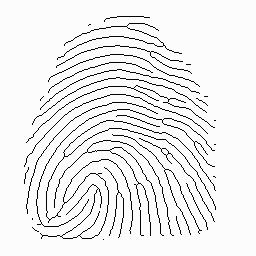
#> input picture matcher/skel-fp-2.jpg, 256 x 256 px
$ python debug.py
#> lines starting #> are read from the running program, lines starting #| are printed output that depends on the picture; after the words box and inside, x2 and y2 are one past the last pixel; in counts of white or black regions, pixels touching at a corner belong together
### extractor/binarizer.py
import cv2
import numpy as np

class Binarizer(object):

    @staticmethod
    def binarize(image):
        # convert float64 to uint8
        # uint8Img = image.astype(np.uint8)
        # outputImg8U = cv2.convertScaleAbs(image, alpha=(255.0 / 65535.0))
        # cv2.imshow("convert float64", outputImg8U)
        # blur image
        blurImg = cv2.GaussianBlur(image, (5, 5), 0)
        # cv2.imshow("blurred", outputImg8U)
        # binarize image
        # binarizedInvertImg = 255 - blurImg[:]
        # cv2.imshow("inverrt", binarizedInvertImg)
        retVal, binarizedImg = cv2.threshold(blurImg, 0, 255, cv2.THRESH_BINARY + cv2.THRESH_OTSU)
        # cv2.imshow("binarized", binarizedImg)

        return binarizedImg

### extractor/skeletonizer.py
import cv2
import numpy as np

from skimage.morphology import skeletonize

class Skeletonizer(object):
    @staticmethod
    def skeletonize(img):
        kernel = np.ones((1, 1), np.uint8)
        opening = cv2.morphologyEx(img, cv2.MORPH_OPEN, kernel)
        blur = cv2.GaussianBlur(opening, (1, 1), 0)
        ret3, th4 = cv2.threshold(blur, 0, 255, cv2.THRESH_BINARY + cv2.THRESH_OTSU)
        th4[th4 == 255] = 1
        skel = skeletonize(th4)

        skel2 = np.ones(skel.shape, np.uint8)
        w, h = skel.shape
        for i in range(w):
            for j in range(h):
                if (skel[i][j]):
                    skel2[i][j] = 0
                else:
                    skel2[i][j] = 255

        return skel2

### extractor/mn_extractor.py
import cv2
import math
from minutiae.minutiae import Minutiae
from minutiae.minutiae import MType
from minutiae.point2f import Point2f

class MnExtractor(object):
    @staticmethod
    def getNeighbours(x, y, image):
        #Return 8-neighbours of image point P1(x,y) in a clockwise order
        img = image
        x_1, y_1, x1, y1 = x - 1, y - 1, x + 1, y + 1
        return [ img[x_1][y_1], img[x_1][y], img[x_1][y1], img[x][y1], img[x1][y1],  #P1,P2,P3,P4,P5
                img[x1][y], img[x1][y_1], img[x][y_1]]  # P6,P7,P8

    @staticmethod
    def getCrossingNumber1(neighbours):
        n = neighbours + neighbours[0:1]
        return sum((n1, n2) == (255, 0) for n1, n2 in zip(n, n[1:]))  # (P1,P2), (P2,P3), ... , (P7,P8), (P8,P1)

    @staticmethod
    def getCrossingNumber2(neighbours):
        n = neighbours + neighbours[0:1]
        return 0.5 * sum(abs(n1//255-n2//255) for n1, n2 in zip(n, n[1:]))  # (P1,P2), (P2,P3), ... , (P7,P8), (P8,P1)

    @staticmethod
    def extract(skeletonedImg):
        mnSet = []
        # mnEndPoint = []
        # mnBifurc = []
        imgTemp = skeletonedImg.copy()
        rows, cols = imgTemp.shape
        margin = 15
        for x in range(margin, rows - margin):  # for each pixels (except the borders)
            for y in range(margin, cols - margin):
                if skeletonedImg[x, y] == 0:
                    P1, P2, P3, P4, P5, P6, P7, P8 = neighbours = MnExtractor.getNeighbours(x, y, skeletonedImg)  # get neighbours
                    P9 = P1

                    cn = MnExtractor.getCrossingNumber1(neighbours)
                    cn2 = MnExtractor.getCrossingNumber2(neighbours)

                    if(cn == 1 and cn2 == 1.0):
                        mnSet.append(Minutiae(Point2f(y,x), MType.ENDPOINT))
                    elif(cn >= 3 and cn2 >= 3.0):
                        mnSet.append(Minutiae(Point2f(y,x), MType.BIFURCATION))

        # [31 lines of commented-out code are left out]

        return mnSet

### minutiae/point2f.py
import math

class Point2f:
    def __init__(self, x, y):
        self.x = x
        self.y = y

    def getDistance(self, o):
        d = math.sqrt((o.x - self.x)**2 + (o.y - self.y)**2)
        return float("{0:.6f}".format(d))

    def __str__(self):
        return "({:3d}, {:3d})".format(self.x, self.y)

### matcher/mn_matcher.py
import cv2
import numpy as np
from minutiae.point2f import Point2f

class PointPair(object):
    def __init__(self, p, q):
        self.p = p
        self.q = q
        self.d = None
        self.a = None

    def calEuclidDist(self):
        self.d = self.p.pos.getDistance(self.q.pos)

    def calAngle(self):
        ang2 = np.arctan2(self.p.pos.y, self.p.pos.x)
        ang1 = np.arctan2(self.q.pos.y, self.q.pos.x)
        self.a = np.rad2deg((ang1 - ang2) % (2 * np.pi))

    def __eq__(self, o: object) -> bool:
        return self.d == o.d

    def __lt__(self, other):
        return self.d < other.d

    def __str__(self):
        return "({}, {})\t\t{:.6f}\t\t{:.6f}".format(self.p, self.q, self.d, self.a)


class MnMatcher(object):
    def __calEuclidDistForSet(self, forSet):
        d = []
        n = len(forSet)
        for i in range(n):
            for j in range(i + 1, n):
                pair = PointPair(forSet[i], forSet[j])
                pair.calEuclidDist()
                pair.calAngle()
                d.append(pair)
        return d


    def __calEuclidDist(self, mnSet1, mnSet2):
        # [16 lines of commented-out code are left out]
        distSet1 = self.__calEuclidDistForSet(mnSet1)
        distSet2 = self.__calEuclidDistForSet(mnSet2)

        # 2. sort ascending order by distance
        distSet1 = sorted(distSet1)
        distSet2 = sorted(distSet2)

        return distSet1, distSet2

    def __recordMatchPoints(self, d1, d2):
        m, n = len(d1), len(d2)
        i, j = 1, 1
        matchedSet = []
        while True:
            if i == m or j == n:
                break

            if d1[i] == d2[j]:
                matchedSet.append((d1[i], d2[j]))
                i += 1
            elif d1[i] > d2[j]:
                j += 1
            elif d1[i] < d2[j]:
                i += 1

        return matchedSet

    # [6 lines left out: function __computeCongruent, not called in this run]

    def __calAngle(self, p1, p2):
        ang2 = np.arctan2(p1.y, p1.x)
        ang1 = np.arctan2(p2.y, p2.x)
        return np.rad2deg((ang1 - ang2) % (2 * np.pi))

    # [4 lines left out: function angle_between, not called in this run]
        # return np.rad2deg((ang1 - ang2) % (2 * np.pi))

    def match(self, mnSet1, mnSet2):


        # 1. calculate the Euclidean distance
        #       distSet: [ PointPair ]
        distSet1, distSet2 = self.__calEuclidDist(mnSet1, mnSet2)

        # 2. record the matched points
        #       matchedSet: [ tuple(distSet) ]
        matchedSet = self.__recordMatchPoints(distSet1, distSet2)

        # 3. select a pair of matched points
        c = 0

        for m in matchedSet:
            # A ======
            a1 = Point2f(m[0].p.pos.x, m[0].p.pos.y)
            a2 = Point2f(m[1].p.pos.x, m[1].p.pos.y)
            aDist = a1.getDistance(a2)
            aAngle = self.__calAngle(a1, a2)

            # B ======
            b1 = Point2f(m[0].q.pos.x, m[0].q.pos.y)
            b2 = Point2f(m[1].q.pos.x, m[1].q.pos.y)
            bDist = b1.getDistance(b2)
            bAngle = self.__calAngle(b1, b2)


            if aDist == 0 and bDist == 0:
                distRatio = 1
            else:
                dists = [aDist, bDist]
                distRatio = min(dists) / max(dists)
            # [18 lines of commented-out code are left out]

            if distRatio > 0.6:
                c += 1

            if c < 0:
                print("p: {}\nq: {}".format(m[0], m[1]))
                print("\tA: ", end='')
                print(a1, a2, aDist, aAngle)
                print("\tB: ", end='')
                print(b1, b2, bDist, bAngle)
                print("\tDistance Ratio: ", distRatio)
                # print("\tAngle Ratio: ", angleRatio)
                # print("\tRatio: ", ratio)
                print('-----------------------------------'*2)

        # print()
        # print("======"*10)

        lenDists = [len(distSet1), len(distSet2)]
        matches = [len(matchedSet), c]
        matchRatio = min(matches) / max(matches)
        sizeRatio = min(lenDists) / max(lenDists)
        # [7 lines of commented-out code are left out]

        ans1 = sizeRatio * (len(distSet1) + len(distSet2))
        ans2 = matchRatio * (len(matchedSet) + c)
        res = (ans1 + ans2) / (len(distSet1) + len(distSet2) + len(matchedSet) + c)


        if sizeRatio > 0.6:
            multiplier = 1.0
        else:
            multiplier = 0.3

        # [8 lines of commented-out code are left out]
        return matchRatio * multiplier

### minutiae/minutiae.py
from enum import Enum


class MType(Enum):
    UNKNOWN = 0
    ENDPOINT = 1
    BIFURCATION = 2


class Minutiae:
    def __init__(self, posVal, typeVal = MType.UNKNOWN):
        self.pos = posVal       # Point2f
        self.type = typeVal     # MType

    def __str__(self):
        return "{}".format(self.pos)

    def getPos(self):
        return self.pos

    def getType(self):
        return self.type

    def getXY(self):
        return (self.pos.x, self.pos.y)

    def getYX(self):
        return (self.pos.y, self.pos.x)

### matcher/debug.py
import math
import cv2
import numpy as np
from PIL import Image
from minutiae.minutiae import Minutiae, MType
from minutiae.point2f import Point2f
from matcher. mn_matcher import MnMatcher
import random as rand
from datetime import datetime
from extractor.binarizer import Binarizer
from extractor.skeletonizer import Skeletonizer
from utils.image_enhance import image_enhance
from segmentator.segmentation import segment_image
from extractor.mn_extractor import MnExtractor


def rotatePoint(centerPoint, point, angle):
    """Rotates a point around another centerPoint. Angle is in degrees.
    Rotation is counter-clockwise"""
    angle = math.radians(angle)
    r = (point[0] - centerPoint[0],
         point[1] - centerPoint[1])
    r = (r[0] * math.cos(angle) - r[1] * math.sin(angle),
         r[0] * math.sin(angle) + r[1] * math.cos(angle))
    r = (r[0] + centerPoint[0],
         r[1] + centerPoint[1])
    return r

if __name__ == '__main__':
    startTime = datetime.now()

    s1 = [
        (55, 13),
        (159, 14),
        (121, 15),
        (80, 19),
        (238, 19),
        (90, 22),
        (232, 25),
        (238, 25),
        (90, 26),
        (68, 30),
        (239, 30),
        (138, 32),
        (160, 40),
        (62, 42),
        (55, 44),
        (68, 45),
        (258, 45),
        (69, 51),
        (147, 53),
        (207, 54),
        (267, 63),
        (39, 70),
        (39, 71),
        (165, 71),
        (268, 73),
        (42, 74),
        (50, 75),
        (42, 76),
        (90, 81),
        (268, 86),
        (48, 90),
        (44, 91),
        (44, 93),
        (25, 96),
        (268, 97),
        (38, 99),
        (47, 99),
        (53, 99),
        (127, 103),
        (37, 106),
        (131, 108),
        (268, 109),
        (38, 120),
        (268, 125),
        (74, 131),
        (227, 131),
        (237, 131),
        (46, 133),
        (268, 136),
        (36, 149),
        (268, 150),
        (41, 154),
        (193, 154),
        (268, 160),
        (43, 165),
        (268, 171),
        (96, 175),
        (103, 175),
        (113, 176),
        (194, 176),
        (41, 178),
        (145, 181),
        (38, 183),
        (268, 183),
        (88, 185),
        (90, 185),
        (95, 186),
        (112, 187),
        (37, 188),
        (169, 188),
        (174, 188),
        (25, 192),
        (107, 192),
        (253, 192),
        (44, 194),
        (262, 194),
        (92, 197),
        (98, 197),
        (172, 199),
        (164, 200),
        (258, 203),
        (46, 204),
        (190, 211),
        (91, 213),
        (196, 214),
        (92, 215),
        (144, 215),
        (90, 216),
        (46, 218),
        (258, 218),
        (112, 220),
        (82, 221),
        (132, 221),
        (138, 222),
        (132, 223),
        (138, 223),
        (49, 224),
        (166, 224),
        (257, 230),
        (51, 234),
        (175, 236),
        (180, 237),
        (31, 238),
        (148, 238),
        (252, 238),
        (48, 239),
        (74, 241),
        (154, 245),
        (55, 246),
        (153, 246),
        (160, 246),
        (247, 246),
        (155, 247),
        (239, 250),
        (167, 251),
        (142, 252),
        (165, 252),
        (63, 253),
        (229, 255),
        (222, 256),
        (238, 256),
        (159, 257),
        (236, 261),
        (236, 262),
        (71, 263),
        (139, 266),
        (67, 267),
        (159, 267),
        (67, 268),
        (156, 268),
        (231, 269),
        (232, 269),
        (145, 270),
        (73, 271),
        (184, 271),
        (205, 271),
        (225, 271),
        (227, 271),
        (237, 271),
        (156, 273),
        (217, 275),
        (152, 276),
        (200, 277),
        (82, 278),
        (89, 281),
        (99, 281),
        (106, 281),
        (117, 282),
        (138, 282),
        (171, 282),
        (194, 282),
        (184, 283),
        (147, 284),
        (164, 285),
        (55, 287),
        (60, 287),
    ]
    s2 = [
        (170, 15),
        (189, 24),
        (195, 24),
        (219, 36),
        (228, 39),
        (101, 47),
        (232, 49),
        (117, 54),
        (53, 56),
        (171, 58),
        (236, 62),
        (113, 72),
        (239, 72),
        (29, 80),
        (33, 81),
        (137, 83),
        (243, 85),
        (38, 93),
        (31, 94),
        (39, 97),
        (28, 98),
        (246, 98),
        (250, 110),
        (69, 113),
        (16, 116),
        (17, 117),
        (252, 120),
        (228, 121),
        (214, 122),
        (108, 125),
        (116, 125),
        (26, 131),
        (28, 131),
        (256, 132),
        (29, 139),
        (21, 142),
        (24, 142),
        (34, 143),
        (260, 143),
        (20, 145),
        (30, 149),
        (259, 151),
        (186, 154),
        (69, 156),
        (25, 158),
        (25, 159),
        (250, 167),
        (265, 176),
        (195, 178),
        (31, 179),
        (99, 183),
        (265, 186),
        (38, 191),
        (95, 192),
        (150, 195),
        (268, 199),
        (38, 203),
        (115, 203),
        (99, 210),
        (105, 210),
        (115, 211),
        (199, 211),
        (132, 212),
        (118, 215),
        (207, 215),
        (130, 216),
        (46, 217),
        (106, 219),
        (111, 220),
        (105, 221),
        (46, 222),
        (268, 223),
        (44, 224),
        (156, 232),
        (181, 232),
        (191, 234),
        (107, 235),
        (157, 235),
        (259, 235),
        (49, 240),
        (286, 240),
        (168, 241),
        (259, 241),
        (191, 243),
        (153, 244),
        (259, 244),
        (271, 244),
        (268, 245),
        (98, 246),
        (102, 247),
        (126, 248),
        (259, 250),
        (96, 251),
        (102, 252),
        (251, 253),
        (53, 254),
        (244, 255),
        (95, 257),
        (99, 258),
        (185, 258),
        (98, 263),
        (208, 264),
        (94, 270),
        (185, 270),
        (57, 271),
        (72, 271),
        (165, 271),
        (91, 279),
        (164, 280),
        (85, 281),
        (164, 283),
        (172, 284),
        (183, 285),
        (98, 295),
        (99, 297),
    ]


    mnSet1 = []
    for mn in s1:
        mnSet1.append(Minutiae(Point2f(mn[0], mn[1])))

    mnSet2 = []
    keyPoint2 = []
    original_img = cv2.imread("skel-fp-2.jpg", cv2.IMREAD_GRAYSCALE)
#> original_img is the input picture: shape (256, 256); min 0, max 255, mean 235.8
    original_img = Binarizer.binarize(original_img)
#> in binarize, `blurImg = cv2.GaussianBlur(image, (5, 5), 0)`:
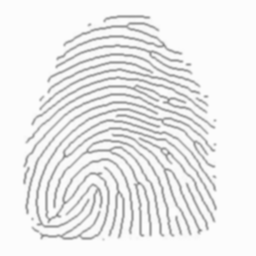
#> blurImg: shape (256, 256); min 139, max 253, mean 235.8
#> in binarize, `retVal, binarizedImg = cv2.threshold(blurImg, 0, 255, cv2.THRESH_BINAR..`:
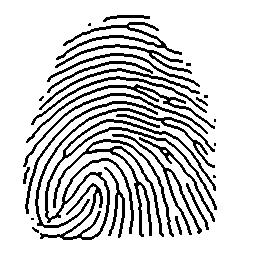
#> binarizedImg: shape (256, 256); 81.6% white; black in thin lines or dots, all inside (x1, y1, x2, y2) = (23, 15, 217, 240)
#> in binarize, `retVal, binarizedImg = cv2.threshold(blurImg, 0, 255, cv2.THRESH_BINAR..`: retVal = 215
    original_img = Skeletonizer.skeletonize(original_img)
#> in skeletonize, `ret3, th4 = cv2.threshold(blur, 0, 255, cv2.THRESH_BINARY + cv2.THRESH..`: ret3 = 0
#> in skeletonize, `skel = skeletonize(th4)`:
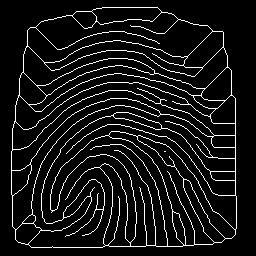
#> skel: shape (256, 256) bool; 8.3% white in thin lines or dots, all inside (x1, y1, x2, y2) = (11, 7, 237, 248)
    mnSet2 = MnExtractor.extract(original_img)
#> the loop in extract, `for x in range(margin, rows - margin):` made 226 passes

    # [5 lines of commented-out code are left out]

    mnMatcher = MnMatcher()
    mnMatcher.match(mnSet1, mnSet2)
    print((datetime.now() - startTime))


'''
if __name__ == '__main__':

    # original_img = cv2.imread("original.png", cv2.IMREAD_GRAYSCALE)  # load image from file
    #
    # input_img = cv2.imread("input-2.png", cv2.IMREAD_GRAYSCALE)  # load image from file
    #
    # startTime = datetime.now()
    #
    # input_img = Binarizer.binarize(input_img)
    # input_img = Skeletonizer.skeletonize(input_img)
    #
    #
    # skel_fp_input = cv2.imread("../asset/skel-fp-input.png", cv2.IMREAD_GRAYSCALE)  # load image from file
    #
    #
    # mnSet1 = MnExtractor.extract(original_img)
    # mnSet2 = MnExtractor.extract(input_img)
    # print((datetime.now() - startTime).total_seconds())


    # cv2.imshow("skel_Img", input_img)
    # cv2.waitKey()
    # cv2.destroyAllWindows()

        # startTime = datetime.now()
    #
    # # start random points
    # w, h = 600, 600
    # n = 400
    #
    # mnSet1 = []
    # mTypes = [MType.ENDPOINT, MType.BIFURCATION]
    # for i in range(n):
    #     x = rand.randint(100, w - 100)
    #     y = rand.randint(100, h - 100)
    #
    #     posVal = Point2f(x, y)
    #     mType = mTypes[rand.randint(0, 1)]
    #
    #     mnSet1.append(Minutiae(posVal, mType))
    #
    # mnSet2 = []
    # centerPoint = (w/2, h/2)
    # for i in range(n):
    #     # point = (mnSet1[i].pos.x, mnSet1[i].pos.y)
    #     # x, y = rotatePoint(centerPoint, point, 30)
    #     #
    #     # posVal = Point2f(int(x), int(y))
    #     # mType = mTypes[rand.randint(0, 1)]
    #
    #     x = rand.randint(100, w - 100)
    #     y = rand.randint(100, h - 100)
    #
    #     posVal = Point2f(x, y)
    #     mType = mTypes[rand.randint(0, 1)]
    #
    #     mnSet2.append(Minutiae(posVal, mType))
    #
    # # img1 = np.zeros((w, h), np.uint8)
    # # for mn in mnSet1:
    # #     img1[mn.pos.x, mn.pos.y] = 255
    # #
    # # img2 = np.zeros((w, h), np.uint8)
    # # for mn in mnSet2:
    # #     img2[mn.pos.x, mn.pos.y] = 255
    #
    # mnMatcher = MnMatcher()
    # mnMatcher.match(mnSet1, mnSet2)
    #
    # print(datetime.now()-startTime)
    #
    # #
    # # cv2.imshow('original', img1)
    # # cv2.imshow('rotated', img2)
    # cv2.waitKey()
    # cv2.destroyAllWindows()
    '''

$ run again, with asset/skel-fp-input.png saved as matcher/skel-fp-2.jpg
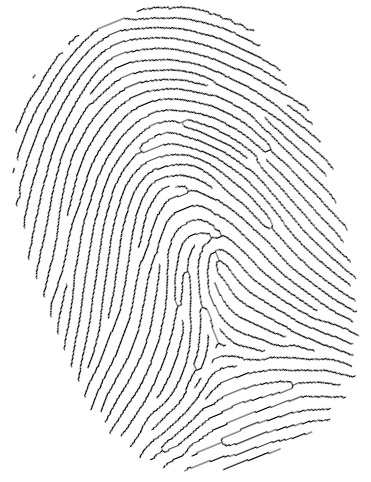
#> input picture asset/skel-fp-input.png, 371 x 482 px
#> original_img is the input picture: shape (482, 371); min 0, max 255, mean 235.3
#> in binarize, `retVal, binarizedImg = cv2.threshold(blurImg, 0, 255, cv2.THRESH_BINAR..`:
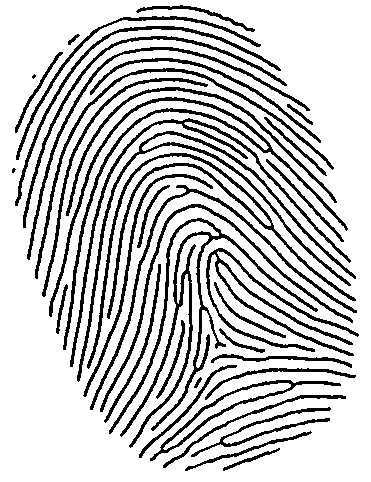
#> binarizedImg: shape (482, 371); 79% white; 40 black regions (2 under 20 px), largest, box (x1, y1, x2, y2) and area: (109, 218, 318, 448) 3891, (49, 97, 348, 350) 2915, (87, 153, 356, 369) 2563
#> retVal = 214
#> ret3 = 0
#> in skeletonize, `skel = skeletonize(th4)`:
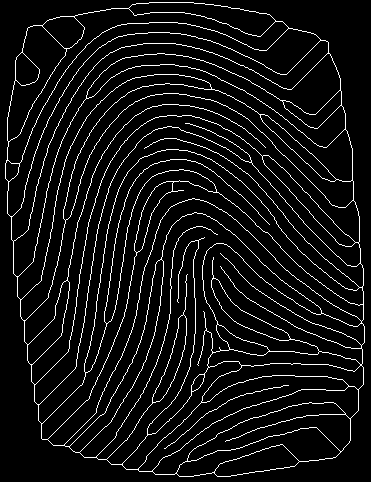
#> skel: shape (482, 371) bool; 7.1% white in thin lines or dots
#> the loop in extract, `for x in range(margin, rows - margin):` made 452 passes
